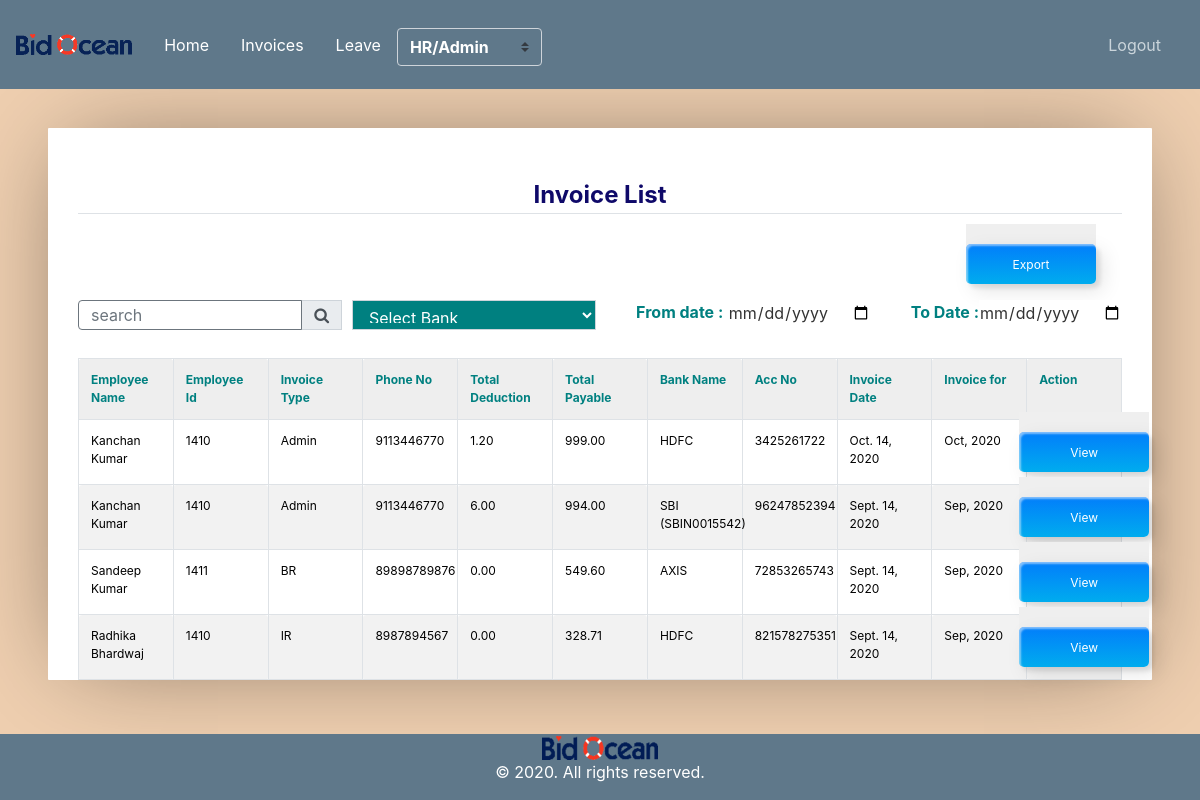
Page /invoice-list/ (signed in) on the earlier database version.
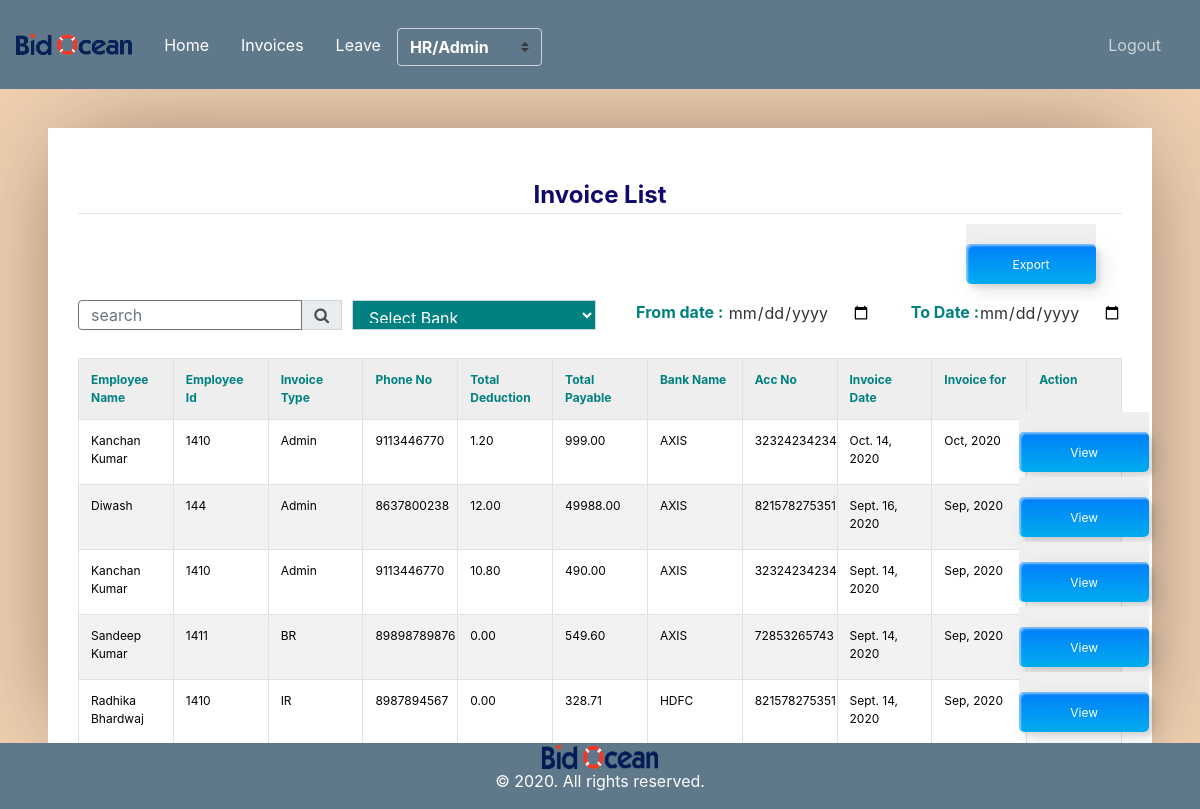
Same page on the later database version.
### user_invoice/models.py (models this page shows, shortened)
class Invoice(models.Model):
	id                                 = models.AutoField(primary_key=True)
	invoice_date                       = models.DateField()
	monthdate                          = models.DateField()
	emp_type                           = models.CharField(max_length=150, null=True, blank=True)
	additional_auth_days               = models.CharField(max_length=100, default=0, blank=True)
	wds_source_checked_completely      = models.CharField(max_length=200, default=0, blank=True)
	new_solicitation_entered_correctly = models.CharField(max_length=200, default=0, blank=True)
	updated_solicitation_by_addenda    = models.CharField(max_length=200, default=0, blank=True)
	difficult_and_nonproductive_source = models.CharField(max_length=200, default=0, blank=True)
	extra_hours_worked                 = models.CharField(max_length=200, default=0, blank=True)
	file_attached                      = models.CharField(max_length=200, default=0, blank=True)
	new_entities_added                 = models.CharField(max_length=200, default=0, blank=True)
	ph_added_to_bid_list               = models.CharField(max_length=200, default=0, blank=True)
	ph_edited_in_bid_list              = models.CharField(max_length=200, default=0, blank=True)
	ph_deleted_in_bid_list             = models.CharField(max_length=200, default=0, blank=True)
	extra_days_worked                  = models.CharField(max_length=200, default=0, blank=True)
	total_pay                          = models.CharField(max_length=200, default=0, blank=True)
	authorised_day_off                 = models.CharField(max_length=200, default=0, blank=True)
	unauthorised_day_off               = models.CharField(max_length=200, default=0, blank=True)
	total_working_days                 = models.CharField(max_length=200, default=0, blank=True)
	total_days_worked                  = models.CharField(max_length=200, default=0, blank=True)
	duplicate_entities                 = models.CharField(max_length=200, default=0, blank=True)
	errors                             = models.CharField(max_length=200, default=0, blank=True)
	fines                              = models.CharField(max_length=200, default=0, blank=True)
	bank_account                       = models.ForeignKey('account_management.AccountDetails', on_delete=models.SET_NULL, null=True, blank=True)
	duplicate_solic                    = models.CharField(max_length=200, default=0, blank=True)
	entity_cont_wrong                  = models.CharField(max_length=200, default=0, blank=True)
	false_referal                      = models.CharField(max_length=200, default=0, blank=True)
	fraudulent_solicitation_update     = models.CharField(max_length=200, default=0, blank=True)
	source_returned_without_good_res   = models.CharField(max_length=200, default=0, blank=True)
	missed_bidbond_and_specs           = models.CharField(max_length=200, default=0, blank=True)
	missed_categories                  = models.CharField(max_length=200, default=0, blank=True)
	missed_solic_or_addend_from_source = models.CharField(max_length=200, default=0, blank=True)
	missed_incorrect_filetype          = models.CharField(max_length=200, default=0, blank=True)
	missing_or_wrong_outside_link      = models.CharField(max_length=200, default=0, blank=True)
	missing_or_wrong_term_contract     = models.CharField(max_length=200, default=0, blank=True)
	not_posted_as_lead                 = models.CharField(max_length=200, default=0, blank=True)
	other_error                        = models.CharField(max_length=200, default=0, blank=True)
	other_serious_error                = models.CharField(max_length=200, default=0, blank=True)
	refreshing_wds_page_to_diff_source = models.CharField(max_length=200, default=0, blank=True)
	prevailing_wage_not_selected       = models.CharField(max_length=200, default=0, blank=True)
	skipped_solicitation               = models.CharField(max_length=200, default=0, blank=True)
	source_returned_without_a_note     = models.CharField(max_length=200, default=0, blank=True)
	unexcused_unjustified_absence      = models.CharField(max_length=200, default=0, blank=True)
	wrongbid_prebid_mandatory          = models.CharField(max_length=200, default=0, blank=True)
	wrong_categories                   = models.CharField(max_length=200, default=0, blank=True)
	wrong_geographic_location          = models.CharField(max_length=200, default=0, blank=True)
	incomplete_and_incorrect_scope     = models.CharField(max_length=200, default=0, blank=True)
	wrong_text_format                  = models.CharField(max_length=200, default=0, blank=True)
	total_deduction                    = models.CharField(max_length=200, default=0, blank=True)
	total_payable                      = models.CharField(max_length=200, default=0, blank=True)
	emp_ownwer                         = models.ForeignKey(Employee, on_delete=models.SET_NULL, null=True, blank=True)
	rate                               = models.ForeignKey(Rate, on_delete=models.SET_NULL, null=True, blank=True)
	is_approved                        = models.SmallIntegerField(default=0)

class Employee(models.Model):
	id       = models.AutoField(primary_key=True)
	name     = models.CharField(max_length=300)
	role     = models.ForeignKey(Role,on_delete=models.CASCADE)
	salary   = models.CharField(max_length=300, null=True, blank=True)
	address  = models.CharField(max_length=300)
	emp_id   = models.CharField(max_length=300, null=True, blank=True)
	phone_no = models.CharField(max_length=300)
	auth_tbl = models.OneToOneField(Userdetail, on_delete=models.CASCADE)
	added_at = models.DateTimeField(auto_now_add=True)

class Role(models.Model):
    id         = models.AutoField(primary_key=True)
    name       = models.CharField(max_length=300)
    created_at = models.DateTimeField(auto_now_add=True)
    status     = models.SmallIntegerField(default=1)

### account_management/models.py (models this page shows, shortened)
class AccountDetails(models.Model):
    id         = models.AutoField(primary_key=True)
    acc_no     = models.CharField(max_length=200)
    bank       = models.CharField(max_length=200)
    other_bank = models.CharField(max_length=300, null=True, blank=True)
    ifsc_other = models.CharField(max_length=300, null=True, blank=True)
    employee   = models.ForeignKey(Employee,on_delete=models.CASCADE, related_name='employee_accounts')
    created_at = models.DateTimeField(auto_now_add=True)
    status     = models.SmallIntegerField(default=1)

### user_invoice/views.py (the view)
# urls.py: path('invoice-list/', views.InvoiceDisplayView.as_view(), name='invoice_list' ),
class InvoiceDisplayView(AdminPanelMixin, TemplateView):
    template_name = 'user_invoice/invoice_list.html'
    def get(self, request):
        employee  =  Employee.objects.get(auth_tbl=self.request.user)
        rolename  =  employee.role.name.lower()
        if rolename == 'admin' or  rolename == 'hr':
            invoice = Invoice.objects.all()
        else:
            invoice = Invoice.objects.filter(emp_ownwer=employee).all()
        search        = request.GET.get('search', None)
        from_date     = request.GET.get('from_date', None)
        to_date       = request.GET.get('to_date', None)
        bank          = request.GET.get('bank',None)
        query_param = {}
        if search is not None and search is not '':
            search = search.strip()
            query_param['search'] = search
            invoice = invoice.filter(Q(emp_ownwer__name__icontains=search)|Q(emp_ownwer__address__icontains=search)|(Q(emp_ownwer__phone_no__icontains=search))|Q(emp_ownwer__emp_id__icontains=search))
        if (from_date is not None and to_date is not None) and (from_date != "" and to_date != ""):
            query_param['from_date'] = from_date
            query_param['to_date']   = to_date
            to_date   = datetime.strptime(to_date,"%Y-%m-%d").date()
            from_date = datetime.strptime(from_date,"%Y-%m-%d").date()
            invoice   = invoice.filter(monthdate__gte=from_date, monthdate__lte=to_date)
        if bank is not None and bank is not '':
            query_param['bank'] = bank
            invoice = invoice.filter(bank_account__bank__iexact=bank)
        invoice = invoice.order_by('-invoice_date')
        paginator        = Paginator(invoice,10)
        page             = request.GET.get('page')
        paginatedcontent = paginator.get_page(page)
        context = {
            'query_param' : query_param,
            'invoices'    : paginatedcontent,
            'title'       : 'Invoice list',
            'role'        : rolename
        }
        return render(request, self.template_name, context)

### user_invoice/mixin.py (called while the page is built)
    def test_func(self):
        return self.request.user.is_staff or self.request.user.is_active

### user_invoice/templates/user_invoice/invoice_list.html (shortened to what this page needs)
{% extends "user_invoice/base.html" %}
{% load crispy_forms_tags %}
{% block content %}
    <div class='container'>
		<table  width="100%">
			<tr>
				<legend class="border-bottom mb-4" style="color: rgb(15, 9, 105);text-align: center;"><b> Invoice List </b></legend>
				<td align="right">
          {% if role == 'hr' or role == 'admin' %}
          <a href="{% url 'export_invoice_xls' %}"><button class="custom-btn btn-12" style="margin-bottom: 10px;"><span>Export</span></button></a>
          {% endif %}
        </td>
			</tr>
		</table>
		<form>
			<table>
				<tr>
					<link rel="stylesheet" href="https://stackpath.bootstrapcdn.com/font-awesome/4.7.0/css/font-awesome.min.css">
					<div class="form-group w-40" >
						<div class="input-group mb-3">
							<input type="text" name="search" style="width: 30px;height: 30px;" class="form-control border-secondary py-2" value="{{request.GET.search}}" placeholder="search">
							<div class="input-group-append">
							 <button class="input-group-text" style="height: 30px;" type="submit" name="submitbtn" value="Search"><i class="fa fa-search"></i>
							</div>
                <select   class="form-control"style="width:50px; height:30px;color:white;background-color:teal;margin-left:10px" name="bank"  onchange="this.form.submit()">
                  <option value="" style="color: white;"><b> Select Bank </b></option>
                </select>
							<p style="margin-left: 40px;"><b style="color: teal;"> From date :</b> <input type="date" name="from_date" value="{{request.GET.from_date}}"></p>
								<p style="margin-left: 40px;"><b style="color: teal;"> To Date :</b><input type="date" name="to_date" value="{{request.GET.to_date}}"></p>
						</div>
				</tr>
			</table>
		</form>
		<table cellpadding="0" cellspacing="0" border="0" class="table table-bordered table-striped  display" width="100%">
			<tr>
				<th style="color: teal;"><b> Employee Name </b></th>
				<th style="color: teal;"><b> Employee Id </b></th>
				<th style="color: teal;"><b> Invoice Type</b></th>
				<th style="color: teal;"><b> Phone No </b></th>
				<th style="color: teal;"><b> Total Deduction </b></th>
				<th style="color: teal;"><b> Total Payable </b></th>
        <th style="color: teal;"><b> Bank Name </b></th>
        <th style="color: teal;"><b> Acc No </b></th>
				<th style="color: teal;"><b> Invoice Date</b></th>
				<th style="color: teal;"><b> Invoice for</b></th>
				<th style="color: teal;"><b> Action</b></th>
			</tr>
			{% for invoice in invoices %}
			<tr>
				<td style="color: black;">{{invoice.emp_ownwer.name}}</td>
				<td style="color: black;">{{invoice.emp_ownwer.emp_id}}</td>
				<td style="color: black;">{{invoice.emp_ownwer.role.name}}</td>
				<td style="color: black;">{{invoice.emp_ownwer.phone_no}}</td>
				<td style="color: black;">{{invoice.total_deduction}}</td>
				<td style="color: black;">{{invoice.total_payable}}</td>
        <td style="color: black;">{% if invoice.bank_account.bank == 'others' %}{{invoice.bank_account.other_bank}}<br>({{invoice.bank_account.ifsc_other}}){% else %}{{invoice.bank_account.bank|upper}}{% endif %}</td>
        <td style="color: black;">{{invoice.bank_account.acc_no}}</td>
				<td style="color: black;">{{invoice.invoice_date}}</td>
				<td style="color: black;">{{invoice.monthdate|date:"M, Y"}}</td>
				<td style="color: black;"><a href="{% if invoice.emp_ownwer.role.name|lower == 'ir' %}{% url 'edit_ir' invoice.pk %}{% elif invoice.emp_ownwer.role.name|lower == 'br' %}{% url 'edit_br' invoice.pk %}{% else %}{% url 'edit_fixed' invoice.pk %}{% endif %}"><button class="custom-btn btn-12"><span>Click!</span><span>View</span></button></a></td>
			</tr>
			{% endfor %}
		</table>
		</div>
{% endblock content %}

Differences in the rows shown:
changed Invoice "Oct. 14, 2020": bank_account.bank "HDFC" → "AXIS"; bank_account.acc_no "3425261722" → "32324234234"
added Invoice: emp_ownwer.name "Diwash", emp_ownwer.emp_id "144", emp_ownwer.role.name "Admin", emp_ownwer.phone_no "8637800238", total_deduction "12.00", total_payable "49988.00", bank_account.bank "AXIS", bank_account.acc_no "821578275351", invoice_date "Sept. 16, 2020", monthdate "Sep, 2020"
changed Invoice (number 3 of 5 on the later page): total_deduction "6.00" → "10.80"; total_payable "994.00" → "490.00"; bank_account.bank (not shown) → "AXIS"; bank_account.acc_no "96247852394" → "32324234234"; bank_account.other_bank "SBI" → (not shown); bank_account.ifsc_other "SBIN0015542" → (not shown)
